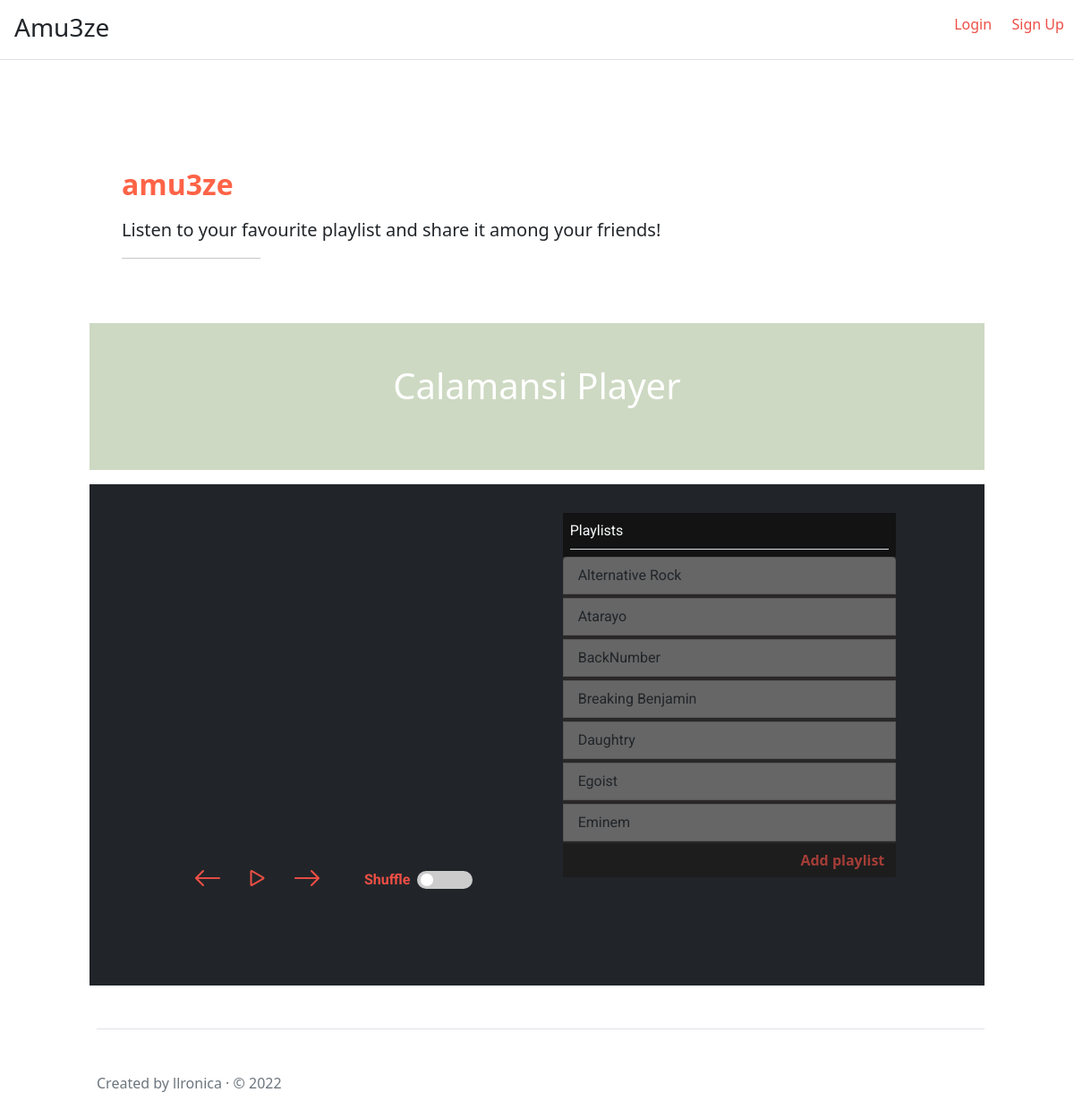
The app's page /amu3ze/, older data.
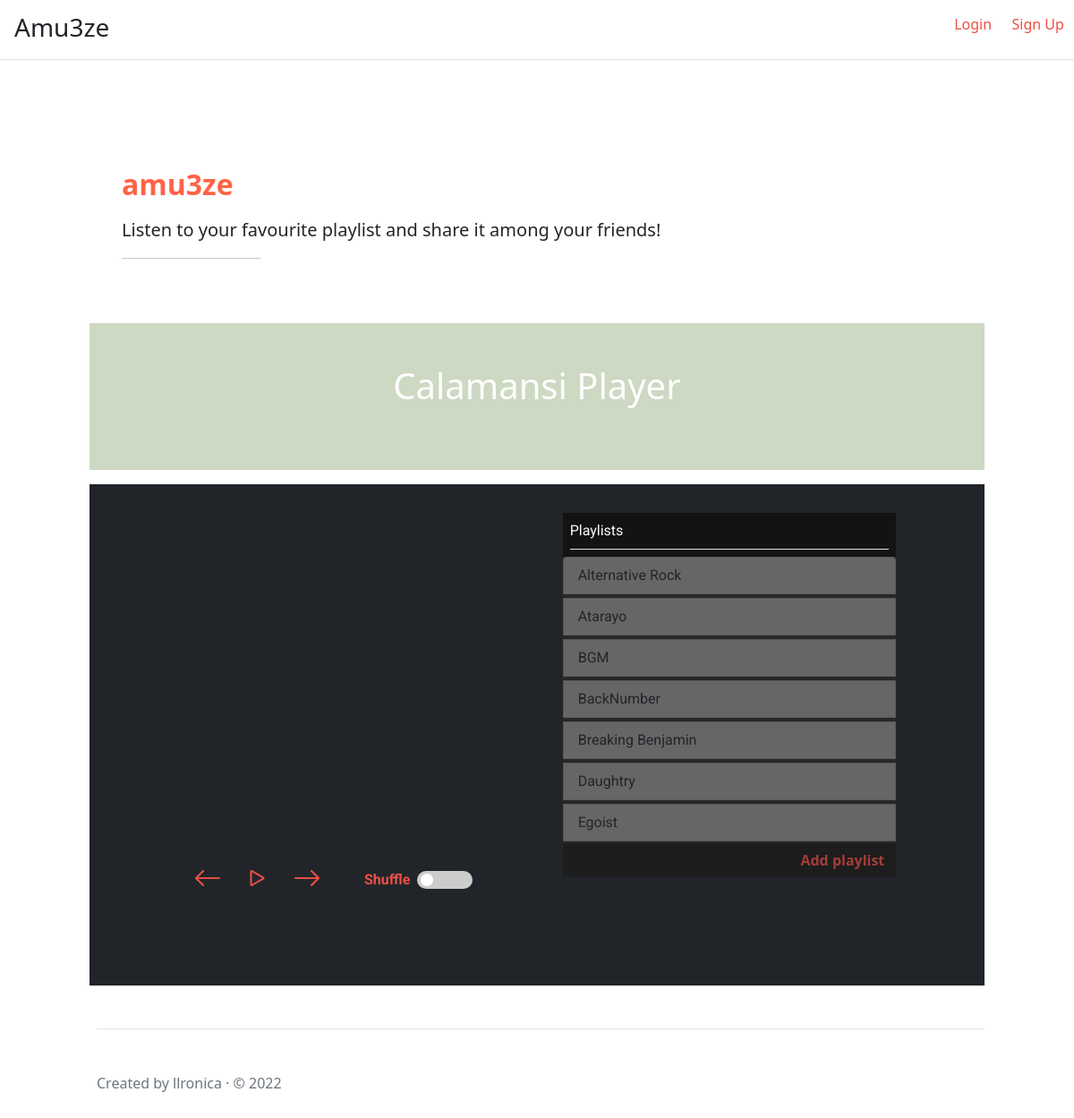
The same page, newer data.
### models.py (models this page shows, shortened)
class Playlist(db.Model):
    __tablename__ = "playlist"
    id = db.Column(db.Integer, primary_key=True)
    url = db.Column(db.String(100), nullable=False, unique=True)
    name = db.Column(db.String(30), nullable=False, unique=True)
    date = db.Column(db.DateTime, default=datetime.now)
    user = db.Column(db.Integer, db.ForeignKey("user.id"), nullable=False)
    like_table = db.relationship('LikesTable', back_populates='playlist', cascade='all, delete')

### views.py (the view)
@views.route('/')
def index():
    s= session.get('source')
    print(f'request get s: {s}')
    if not s:
        s = parse_audio('Recommend')
    playlists = Playlist.query.order_by(Playlist.name.asc())
    if playlists:
        likes = {}
        for p in playlists:
            likes[p.id] = get_likes(p.id)
        return render_template('amu3ze/index.html', source=s, playlists=playlists, likes=likes)
    return render_template('amu3ze/index.html', source=s)

### static/audio/audio_parser.py (called while the page is built)
def parse_audio(folder_name):
    dir = f'static/audio/songs/{folder_name}'
    source = []
    if os.path.exists(dir):
        for files in os.listdir(dir):
            file_dir = f'{dir}/{files}'
            file, extension = os.path.splitext(file_dir)
            if extension == ".mp3" or extension == ".flac":
                source.append(file_dir)
    else:
        print('Error: folder doesn\'t exists')
        return False
    print(f'parsed source: {source}')
    return source

### views.py (called while the page is built)
def get_likes(pid):
    likes = LikesTable.query.filter_by(playlist_id=pid)
    if likes.all():
        return likes.count()
    else:
        return 0

### templates/amu3ze/index.html (shortened to what this page needs)
<!DOCTYPE html>
<html lang="en">
<head>
    <link href="https://cdn.jsdelivr.net/npm/bootstrap@5.1.3/dist/css/bootstrap.min.css" rel="stylesheet">
     <link rel="stylesheet" href="https://cdn.jsdelivr.net/npm/bootstrap-icons@1.8.3/font/bootstrap-icons.css">
     <link rel="stylesheet" href="{{ url_for('static', filename='audio/calamansi.min.css') }}" />
     <link rel="stylesheet" href="{{url_for('static', filename="styles.css")}}">
     <link rel="stylesheet" href="{{url_for('static', filename="switch.css")}}">
</head>
<body>
    <header class="d-flex mb-lg-5 mb-3 mt-1 align-items-center border-bottom">
        <h3 class="ms-3">
            Amu3ze
        </h3>
        <ul class="ms-auto">
            <div class="d-flex align-items-end" >
                {% if current_user.is_authenticated %}
                <li class="m-nav-item"><span>Currently signed in as {{current_user.email}}</span></li>
                <li class="m-nav-item"><a href={{url_for('auth_view.logout')}} class="">Logout</a></li>
                {% else %}
                <li class="m-nav-item"><a href={{url_for('auth_view.login')}} class="">Login</a></li>
                <li class="m-nav-item"><a href={{url_for('auth_view.sign_up')}} class="">Sign Up</a></li>
                {% endif %}
            </div>
        </ul>
    </header>
    <div class="col-lg-10 mx-auto py-lg-5 bg-white" style=" max-width: 1024px">
        {% block content %}
        <div class="section p-4">
            <div class="container-fluid">
                 <h2 class="fw-bold mb-3" style="color:tomato">
                    amu3ze
                </h2>
                <p class="lead col-lg-8">
                    Listen to your favourite playlist and share it among your friends!
                </p>
                <hr class="col-3 col-lg-2 mb-5">
            </div>
        </div>
        <div class="section p-lg-4 p-1 mb-3 text-light" id="sec2">
            <div class="container-fluid row px-0 mx-0">
                <div class="d-flex mb-3 justify-content-center align-item-center h-100 w-100">
                    <a type="button" class="fs-1" id="c-p">Calamansi Player</a>
                </div>
            </div>
        </div>
        <div class="section p-lg-4 p-1 mb-3 bg-dark text-light">
            <div class="container-fluid row px-0 mx-0">
                <div class="col-lg-5 mb-4 me-lg-5">
                    <div class="d-lg-block d-flex justify-content-center">
                        <div style="min-width: 33vw; height: 49vh ">
                            <div id="iframe_p" style="width:100%; height:100%;"></div>
                            <div class="d-flex mb-2 option-shuffle" style="max-width: 26rem; width: 100%;">
                                <ul class="player-option d-flex mx-5  mb-1" style="justify-content: space-between; height:100%; width:90%;">
                                    <li ><a class="prev-btn" id="prev-btn"><i class="bi bi-arrow-left"></i></a></li>
                                    <li ><a class="play-btn" id="play-btn"><i class="bi bi-play"></i></a></li>
                                    <li ><a class="next-btn" id="next-btn"><i class="bi bi-arrow-right"></i></a></li>
                                </ul>
                                <label class="ms-auto mx-2  align-self-center shuffle-label"for="Shuffle">Shuffle</label>
                                <label class="switch me-1 align-self-center " data-bs-toggle="tooltip" data-bs-placement="left" title="Enables Shuffle *Applies from next video">
                                    <span class="slider round"></span>
                                </label>
                            </div>
                        </div>
                    </div>
                </div>
                <div class="col-lg-5 mb-4 ms-lg-5 mt-5 mt-lg-0" >
                    <div class = "d-lg-block d-flex text-light flex-column mx-auto" style="max-width: 26rem; max-height: 30rem; width: 100%; height: 60vh;">
                            <div class="d-block" class="my-playlist border-pill " id="my-playlist" style="">
                                <div class="list-title m-2 border-bottom py-2 ">Playlists</div>
                                <div class="my-playlist-main mt-2">
                                    <ul class="list-group" id="pl-l-group">
                                        {% if playlists %}
                                        {% for pl in playlists %}
                                        <button type="button" data-url = "{{pl.url}}" class="list-group-item list-group-item-action list-group-item-playlist mb-1">{{pl.name}}</button>
                                        {% endfor %}
                                        {% endif %}
                                    </ul>
                                </div>
                            </div>
                            <div class="plist-menu d-flex w-100">
                                {% if current_user.is_authenticated %}
                                <div class="btn btn-primary-sm ms-auto addPlbtn" id="addPlbtn" type="button" data-bs-toggle="modal" data-bs-target="#plModal">Add playlist</div>
                                {% else %}
                                <div class="btn btn-primary-sm ms-auto disabled addPlbtn" id="addPlbtn" type="button" data-bs-toggle="" data-bs-target="">Add playlist</div>
                                {% endif %}
                            </div>
                    </div>
                </div>
            </div>
        </div>
        {% endblock %}
        <footer class="pt-5 my-5 ms-2 text-muted border-top">
            Created by llronica &middot; &copy; 2022
        </footer>
    </div>
</body>
</html>

### static/styles.css (style rules this page uses)
#sec2 { background: #cdd9c2; }
#c-p { text-decoration: none; color:white; margin-top: 1rem; }
#my-playlist { background-color: #131313; opacity: 50; font-family: 'Roboto', sans-serif; }
.my-playlist-main { background-color: #292727; overflow: hidden; }
.list-group-item { background-color: #666666; }
.plist-menu { background-color: #1d1d1d; }
.plist-menu .addPlbtn { color: #ed4f46; font-weight:bold; }
.m-nav-item { list-style: none; display: inline-block; margin: .5rem; padding: .2rem; }
.m-nav-item a { text-decoration: none; color:#ed4f46; }
.shuffle-label { font-family: 'Roboto', sans-serif; font-size: 1rem; color:#ed4f46; font-weight: bold; }
#pl-l-group { scroll-behavior: smooth; max-height: 40vh; overflow-y: auto; overflow-x: hidden; overscroll-behavior-y: contain; }
.player-option { display:inline-block; }
ul.player-option > li { display: inline-block; list-style: none; }
ul.player-option > li > a { font-size: 2rem; text-decoration: none; cursor: pointer; color:#ed4f46; }

### static/switch.css (style rules this page uses)
.switch { position: relative; display: inline-block; width: 140px; height: 20px; }
.slider { position: absolute; cursor: pointer; top: 0; left: 0; right: 0; bottom: 0; background-color: #ccc; -webkit-transition: .4s; transition: .4s; }
.slider:before { position: absolute; content: ""; height: 14px; width: 14px; left: 4px; bottom: 3px; background-color: white; -webkit-transition: .5s; transition: .5s; }
.slider.round { border-radius: 17px; }
.slider.round:before { border-radius: 50%; }

Row changes from the older to the newer data that the page shows:
no longer on this page (row unchanged): Playlist: name "Eminem"
added Playlist: name "BGM"
